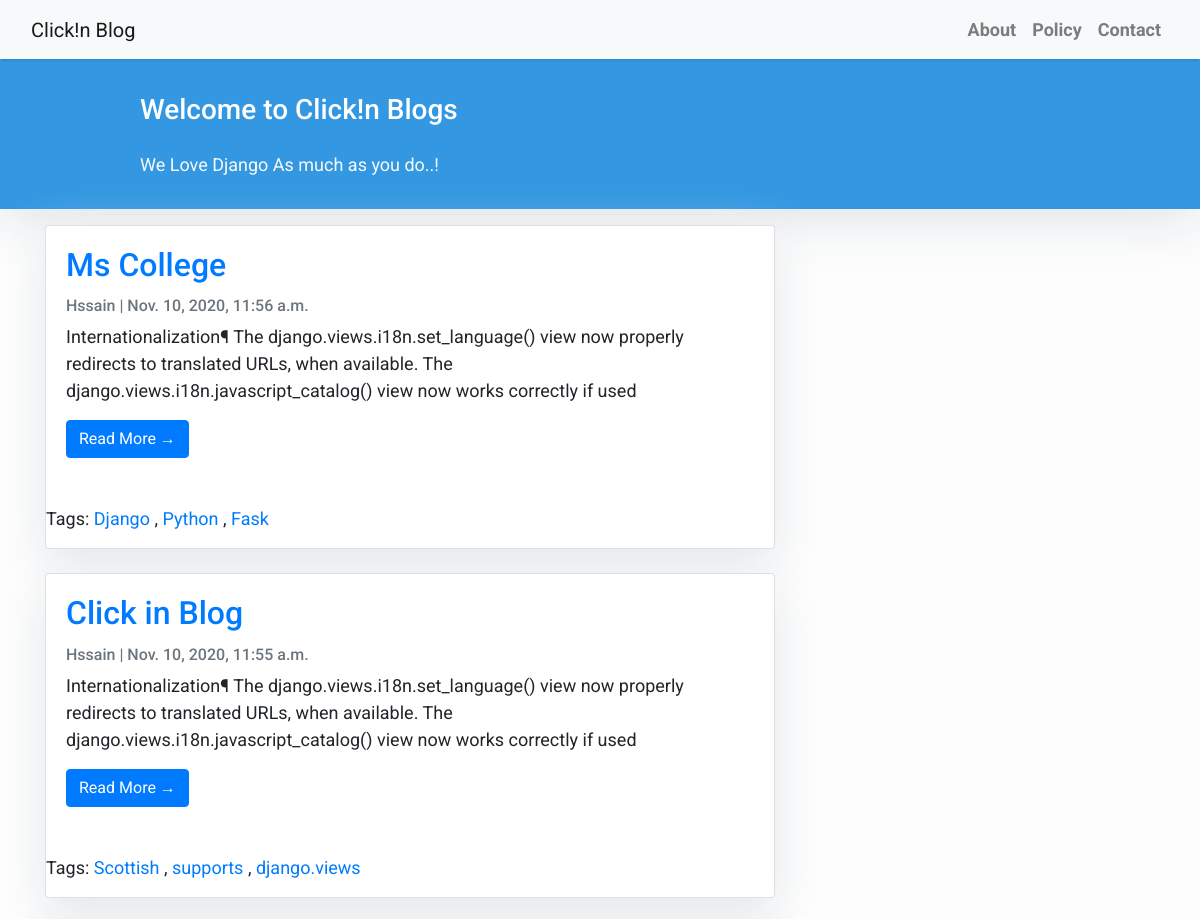
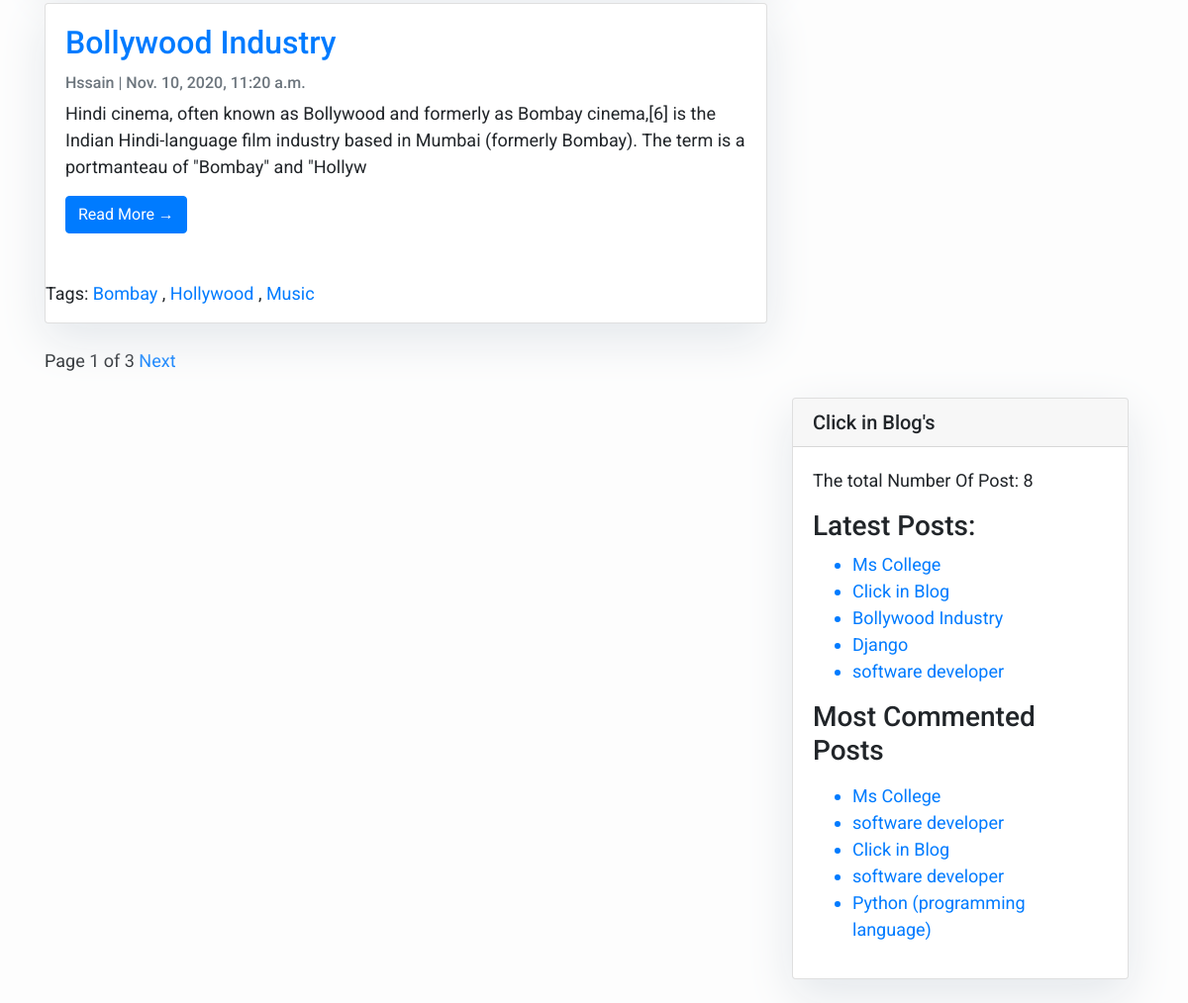
The page / on the database its author committed (2 pictures, top to bottom).
### testapp/models.py (models this page shows, shortened)
class Post(models.Model):
    STATUS_CHOICES=(('draft','Draft'),('published','Published'))
    title=models.CharField(max_length=256)
    slug=models.SlugField(max_length=264,unique_for_date='publish')
    author=models.ForeignKey(User,related_name='blog_posts',on_delete=models.CASCADE,)
    body=models.TextField()
    publish=models.DateTimeField(default=timezone.now)
    created=models.DateTimeField(auto_now=True)
    updated=models.DateTimeField(auto_now=True)
    status=models.CharField(max_length=10,choices=STATUS_CHOICES,default='draft')
    objects=CustomManager()
    tags=TaggableManager()
    class Meta:
        ordering=('-publish',) #descending order of publish
    def get_absolute_url(self):
        return reverse('post_detail',args=[self.publish.year,self.publish.strftime('%m'),self.publish.strftime('%d'),self.slug,])

### testapp/views.py (the view)
# urls.py: path('',views.post_list_view),
def post_list_view(request,tag_slug=None):
    post_list=Post.objects.all()
    tag=None
    if tag_slug:
        tag=get_object_or_404(Tag,slug=tag_slug)
        post_list=post_list.filter(tags__in=[tag])
    paginator=Paginator(post_list,3)
    page_number=request.GET.get('page')
    try:
        post_list=paginator.page(page_number)
    except PageNotAnInteger:
        post_list=paginator.page(1)
    except EmptyPage:
        post_list=paginator.page(paginator.num_pages)
    return render(request,'testapp/post_list.html',{'post_list':post_list,'tag':tag})

### testapp/models.py (called while the page is built)
    def get_queryset(self):
        return super().get_queryset().filter(status='published')

### testapp/templatetags/blog_tags.py (called while the page is built)
@register.simple_tag
def total_post():
    return Post.objects.count()

@register.inclusion_tag('testapp/latest_posts123.html')
def show_latest_posts(count=3):
    latest_posts=Post.objects.order_by('-publish')[:count]
    return {'latest_posts':latest_posts}

@register.inclusion_tag('testapp/latest_posts123.html')
def get_most_commented_posts(count=5):
    most_commented_posts=Post.objects.annotate(total_comments=Count('comments')).order_by('-total_comments')[:count]
    return {'most_commented_posts':most_commented_posts}

### templates/testapp/post_list.html (shortened to what this page needs)
<!DOCTYPE html>
{%extends 'testapp/base.html'%}
{%load static%}
{% block content %}
   <header class="masthead" >
           <div class="container">
             <div class="row">
               <div class=" col-md-8 col-md-10 mx-auto">
                 <div class="site-heading">
                   <h3 class=" site-heading my-4 mt-3 text-white"> Welcome to Click!n Blogs </h3>
                   <p class="text-light">We Love Django As much as you do..! &nbsp
                   </p>
               </div>
                   </div>
                 </div>
               </div>
             </header>
           <div class="container">
               <div class="row">
             <div class="col-md-8 mt-3 left">
                   {% for post in post_list %}
               <div class="card mb-4" >
                 <div class="card-body">
                   <a id="titl" href="{{post.get_absolute_url}}"><h2 class="card-title">{{ post.title }}</h2></a>
                   <p class="card-text text-muted h6">{{ post.author|title }} | {{ post.publish}} </p>
                   <p class="card-text">{{post.body|slice:":200" }}</p>
                   <a href="{{post.get_absolute_url}}" class="btn btn-primary">Read More &rarr;</a>
                 </div>
                 &nbsp<p>Tags:
                   {%for tag in post.tags.all%}
                       <a href="">{{tag.name}}</a>
                       {%if not forloop.last%},{%endif%}
                   {%endfor%}
               </div>
               {% endfor %}
            {%include 'testapp/pagination.html' with page=post_list%}
       </div>
{%endblock%}

### templates/testapp/base.html (shortened to what this page needs)
<!DOCTYPE html>
{%load blog_tags%}
{%load static%}
<html>
  <head>
    <link
      rel="stylesheet"
      href="https://maxcdn.bootstrapcdn.com/bootstrap/4.0.0/css/bootstrap.min.css"
    />
  </head>
  <body>
    <nav class="navbar navbar-expand-lg navbar-light bg-light shadow" id="mainNav">
      <div class="container-fluid">
        <a class="navbar-brand" href="" >Click!n Blog</a>
        <div class="collapse navbar-collapse" id="navbarResponsive">
          <ul class="navbar-nav ml-auto">
            <li class="nav-item text-black">
              <a
                class="nav-link text-black font-weight-bold"
                href="#"
                >About</a
              >
            </li>
            <li class="nav-item text-black">
              <a
                class="nav-link text-black font-weight-bold"
                href="#"
                >Policy</a
              >
            </li>
            <li class="nav-item text-black">
              <a
                class="nav-link text-black font-weight-bold"
                href="#"
                >Contact</a
              >
            </li>
          </ul>
        </div>
      </div>
  </nav>
    <div class="content">
      {%block content%}
      {%endblock%}
    </div>
    <div class="sidebar">
      <div class="col-md-4 float-right ">
      <div class="card my-4">
              <h5 class="card-header">Click in Blog's</h5>
          <div class="card-body">
              <p>The total Number Of Post: <span id='pcount'>{%total_post%}</span></p>
              <h3>Latest Posts:</h3>{%show_latest_posts 5%}
               <h3>Most Commented Posts</h3>
               {%get_most_commented_posts%}
          </div>
      </div>
      </div>
    </div>
  </body>
</html>

### templates/testapp/pagination.html (shortened to what this page needs)
<div class="paginator">
  <span>Page {{page.number}} of {{page.paginator.num_pages}}</span>
  {%if page.has_next%}
    <a href="?page={{page.next_page_number}}">Next</a>
  {%endif%}
</div>

### templates/testapp/latest_posts123.html
<ul>
  {%for post in latest_posts%}
  <a id="link" href="{{post.get_absolute_url}}"><li>{{post.title}}</li></a>
  {%endfor%}
</ul>
<ul>
  {%for post in most_commented_posts%}
  <a id="link" href="{{post.get_absolute_url}}"> <li>{{post.title}}</li> </a>
  {%endfor%}
</ul>

### templates/testapp/base.html (style rules this page uses)
body { font-family: "Roboto", sans-serif; font-size: 17px; background-color: #fdfdfd; }
.shadow { box-shadow: 0 4px 2px -2px rgba(0,0,0,0.1); }
.masthead { background:#3398E1; height: auto; padding-bottom: 15px; box-shadow: 0 16px 48px #E3E7EB; padding-top: 10px; }

### templates/testapp/post_list.html (style rules this page uses)
body { font-family: "Roboto", sans-serif; font-size: 18px; background-color: #fdfdfd; }
.card { box-shadow: 0 16px 48px #E3E7EB; }

### rows shown on the page
Post: title "Ms College", author "Hssain", publish "Nov. 10, 2020, 11:56 a.m.", body "Internationalization¶ The django.views.i18n.set_language() view now properly redirects to translated URLs, when available. The django.views.i18n.javascript_catalog() view now works correctly if used"
Tag: name "Django"
Tag: name "Python"
Tag: name "Fask"
Post: title "Click in Blog", author "Hssain", publish "Nov. 10, 2020, 11:55 a.m.", body "Internationalization¶ The django.views.i18n.set_language() view now properly redirects to translated URLs, when available. The django.views.i18n.javascript_catalog() view now works correctly if used"
Tag: name "Scottish"
Tag: name "supports"
Tag: name "django.views"
Post: title "Bollywood Industry", author "Hssain", publish "Nov. 10, 2020, 11:20 a.m.", body "Hindi cinema, often known as Bollywood and formerly as Bombay cinema,[6] is the Indian Hindi-language film industry based in Mumbai (formerly Bombay). The term is a portmanteau of \"Bombay\" and \"Hollyw"
Tag: name "Bombay"
Tag: name "Hollywood"
Tag: name "Music"
Post: title "Django"
Post: title "software developer"
Post: title "software developer"
Post: title "Python (programming language)"

### other values the page prints
{{ page.number }} "1"
{{ page.paginator.num_pages }} "3"
